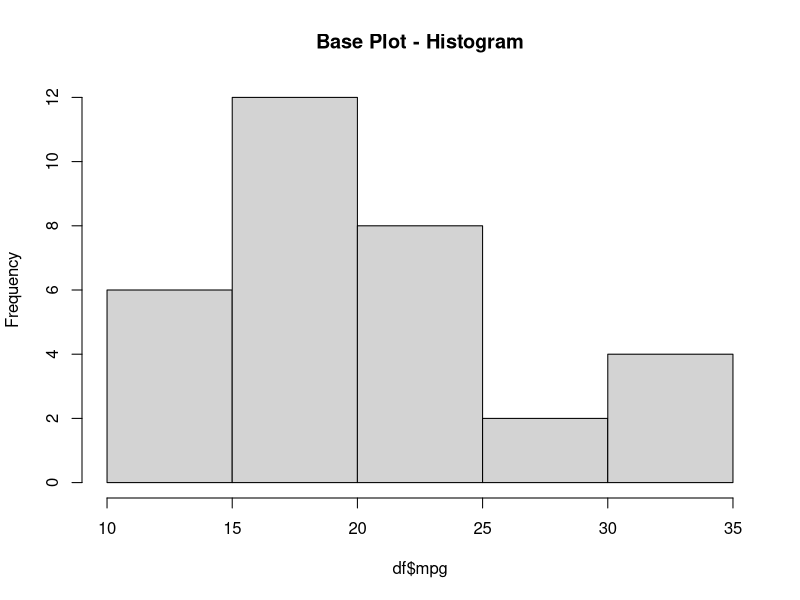
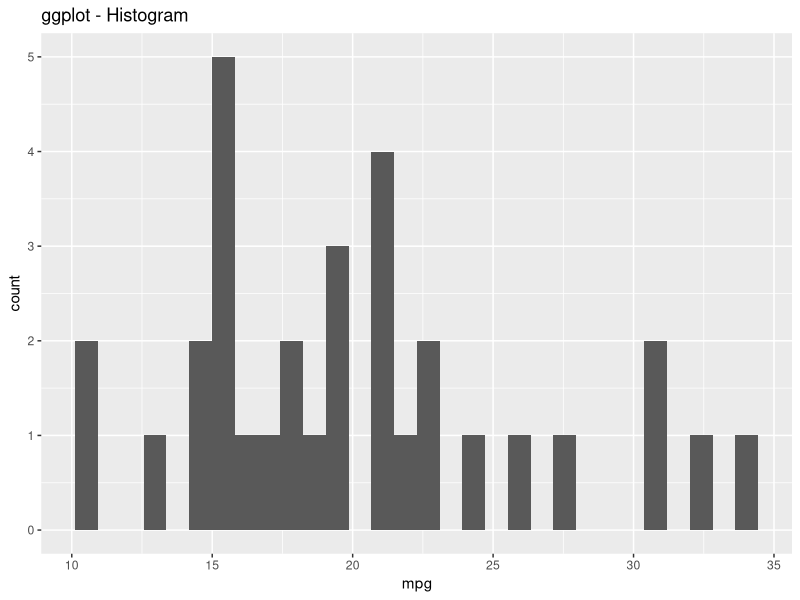
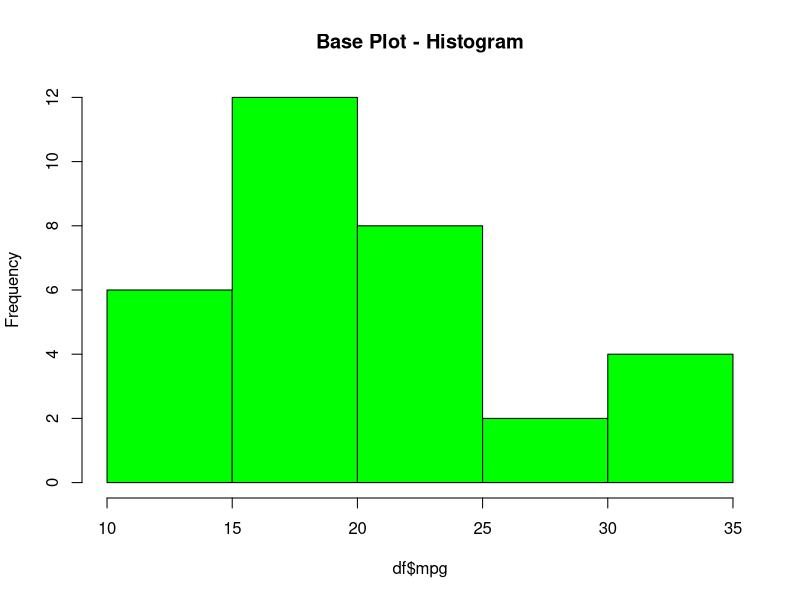
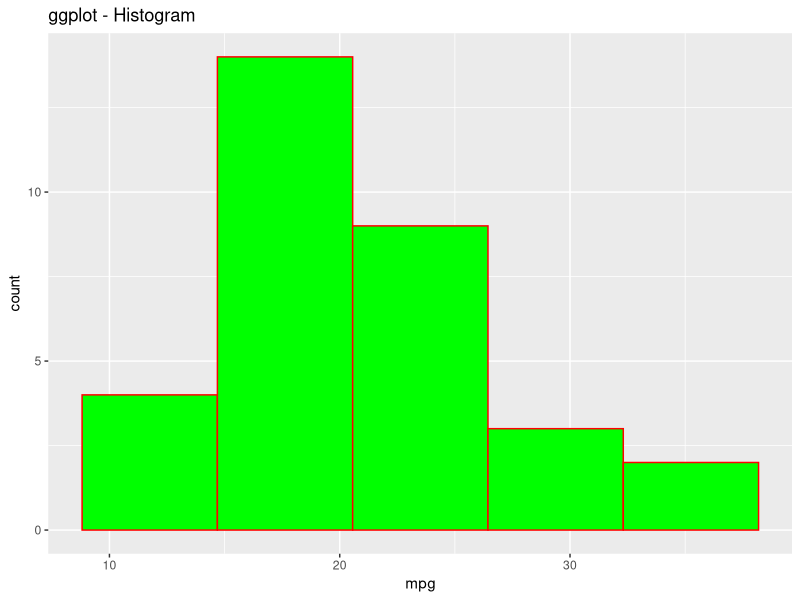
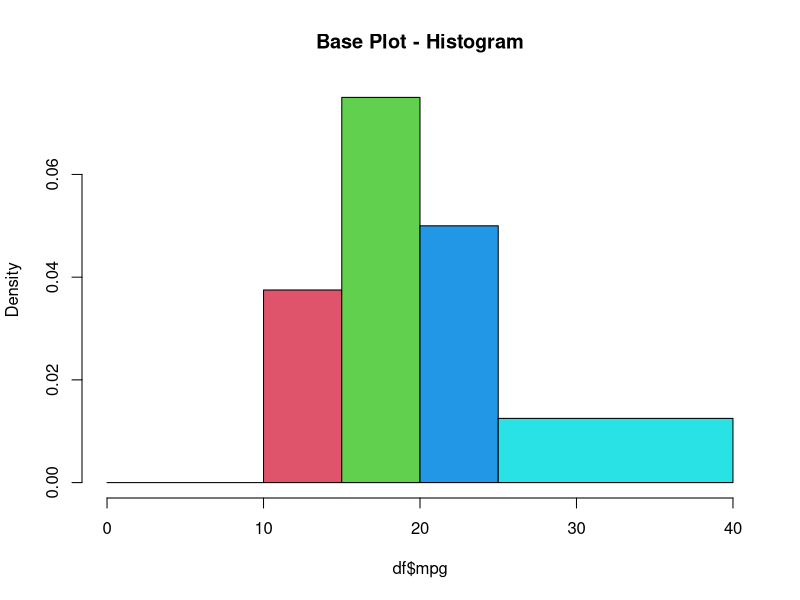
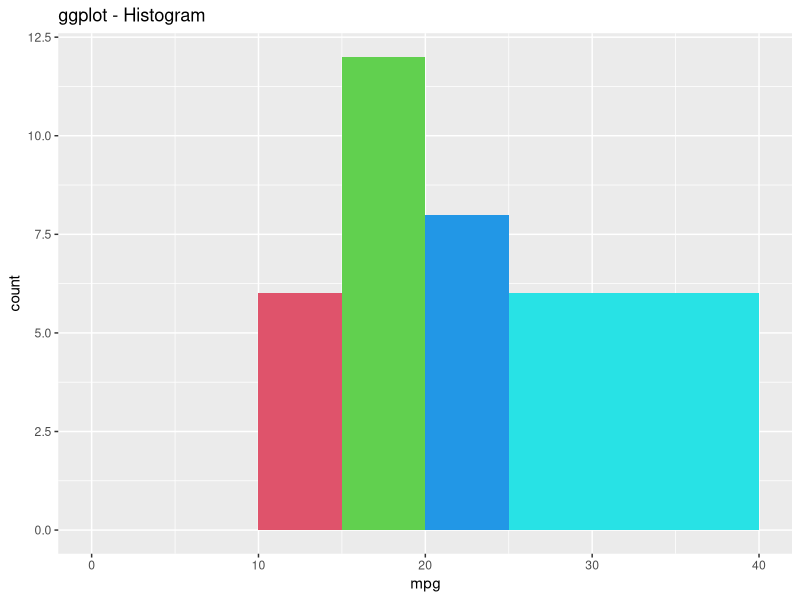
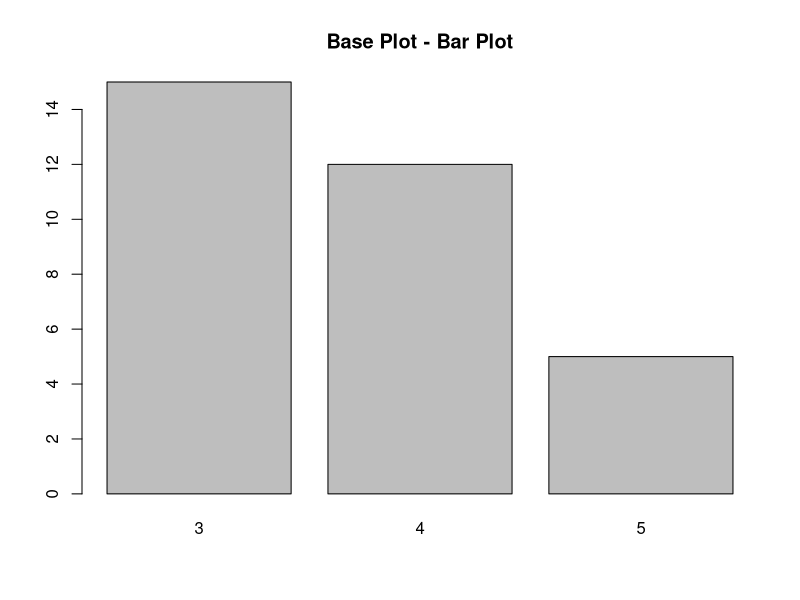
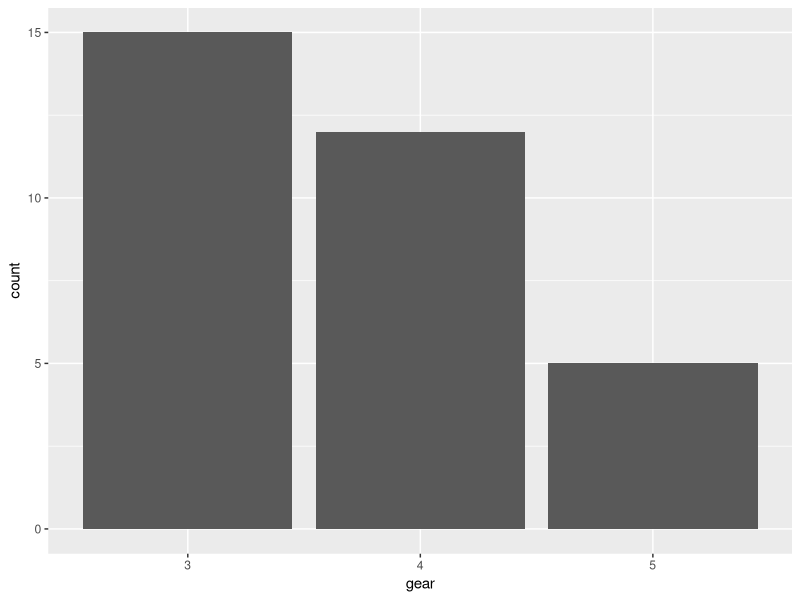

Reproduce these figures in R, in order.
#base to ggplot

library(dplyr)
library(ggplot2)

df=mtcars
catcols = c('cyl', 'vs', 'am', 'gear', 'carb')
df[,catcols] = lapply(df[,catcols], as.factor)

#base & ggplot------
#histogram------
hist(df$mpg, main='Base Plot - Histogram')
ggplot(data=df, aes(x=mpg)) + geom_histogram() + ggtitle('ggplot - Histogram')

hist(df$mpg, breaks=5, col='green', main='Base Plot - Histogram')
ggplot(data=df, aes(x=mpg)) + geom_histogram(bins=5, fill='green', colour='red') + ggtitle('ggplot - Histogram')
2302697713
hist(df$mpg, breaks=c(0,10,15,20,25,40), col=1:5, main='Base Plot - Histogram')
ggplot(data=df, aes(x=mpg)) + geom_histogram(breaks=c(0,10,15,20,25,40), fill=1:5) + ggtitle('ggplot - Histogram')

#barplot-----
barplot(table(df$gear), main='Base Plot - Bar Plot')
ggplot(data=df, aes(x=gear)) + geom_bar(stat='count') + labs('ggplot - Barplot')

barplot(table(df$gear), col=1:3, main='Base Plot - Bar Plot with Colors')
ggplot(data=df, aes(x=gear)) + geom_bar(stat='count', fill=1:3) + ggtitle('ggplot - Bar with Colors')

#boxplot----
boxplot(df$mpg)
ggplot(data=df, aes(x="",y=mpg)) + geom_boxplot()

boxplot(formula = mpg ~ gear, data=df, col=1:3, main='Base - Box Plot')
ggplot(data=df, aes(x=gear, y=mpg, fill=gear)) + geom_boxplot() + ggtitle('ggplot - Box Plot')

#scatterplot-----
plot(df$wt, df$mpg, main='Base - Scatter Plot')
ggplot(data=df, aes(x=wt, y=mpg)) + geom_point() + ggtitle('ggplot - Scatter Plot')

table(df$gear)
plot(df$wt, df$mpg, main='Base - Scatter Plot', col=df$gear, pch=24)
legend(x="topright",legend=c("Gear3","Gear4", "Gear5"), col=c("red","blue","green"), pch=24)
ggplot(data=df, aes(x=wt, y=mpg, fill=gear, size=hp)) + geom_point(pch=24) + ggtitle('ggplot - Scatter Plot')

#lineplot -----
#https://www.datanovia.com/en/blog/line-types-in-r-the-ultimate-guide-for-r-base-plot-and-ggplot/
plot(x=df$wt, y=df$mpg, type = "l", lty = 1) #M1
lines(x=df$wt, y=df$mpg, type = "l", lty = 1)#M2.
#wt not sorted
df1= df[order(df$wt),]
plot(x=df1$wt, y=df1$mpg, type = "l", lty = 1, col='red') #M1
lines(x=df1$wt, y=df1$mpg, type = "l", lty = 1 ,lwd=2, col=3, main='Base - Line Plot')  #M2.
plot(x=df1$wt, y=df1$mpg, type = "b", lty = 1, col='red') #M3

ggplot(data=df, aes(x=wt, y=mpg)) + geom_line() + ggtitle('ggplot - Scatter Plot')
#wt sorted
ggplot(data=df, aes(x=wt, y=mpg, color=gear)) + geom_line(lty=1, lwd=2) + ggtitle('ggplot - Scatter Plot')
ggplot(data=df, aes(x=wt, y=mpg)) + geom_point(fill='red', size=3, pch=23) + geom_line(lty=1, lwd=1, color=3) + ggtitle('ggplot - Scatter Plot')

#pair plot-----
pairs(df[,c('mpg','wt', 'hp', 'disp')], main="Base - Pair Plot ")

library(GGally)
ggpairs(df, columns=c('mpg','wt', 'hp', 'disp')) + ggtitle("ggplot - ggally - Pair Plot")
ggpairs(df, columns=c('mpg','wt', 'hp', 'disp'), aes(fill=am)) + ggtitle("ggplot - ggally - Pair Plot")


#pie------
pie(table(df$cyl), main='Base - Pie Plot')
ggplot(data = df, aes(x="", fill=cyl)) + geom_bar(stat='count', position='stack') + coord_polar("y") + ggtitle('ggplot - Pie Plot')



#clear plot area
hist(df$mpg)
graphics.off()

#and so on --------

